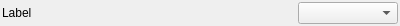
<?xml version="1.0" encoding="UTF-8"?>
<ui version="4.0">
 <class>PropertyControlEnum</class>
 <widget class="QWidget" name="PropertyControlEnum">
  <property name="geometry">
   <rect>
    <x>0</x>
    <y>0</y>
    <width>400</width>
    <height>26</height>
   </rect>
  </property>
  <property name="sizePolicy">
   <sizepolicy hsizetype="Preferred" vsizetype="Maximum">
    <horstretch>0</horstretch>
    <verstretch>0</verstretch>
   </sizepolicy>
  </property>
  <property name="windowTitle">
   <string>Form</string>
  </property>
  <layout class="QHBoxLayout" name="mLayout">
   <property name="spacing">
    <number>5</number>
   </property>
   <property name="margin">
    <number>2</number>
   </property>
   <item>
    <widget class="QLabel" name="mLabel">
     <property name="text">
      <string>Label</string>
     </property>
    </widget>
   </item>
   <item>
    <spacer name="horizontalSpacer">
     <property name="orientation">
      <enum>Qt::Horizontal</enum>
     </property>
     <property name="sizeHint" stdset="0">
      <size>
       <width>40</width>
       <height>20</height>
      </size>
     </property>
    </spacer>
   </item>
   <item>
    <widget class="QComboBox" name="mValue">
     <property name="sizePolicy">
      <sizepolicy hsizetype="Minimum" vsizetype="Fixed">
       <horstretch>0</horstretch>
       <verstretch>0</verstretch>
      </sizepolicy>
     </property>
     <property name="minimumSize">
      <size>
       <width>100</width>
       <height>0</height>
      </size>
     </property>
    </widget>
   </item>
  </layout>
 </widget>
 <resources/>
 <connections/>
</ui>
